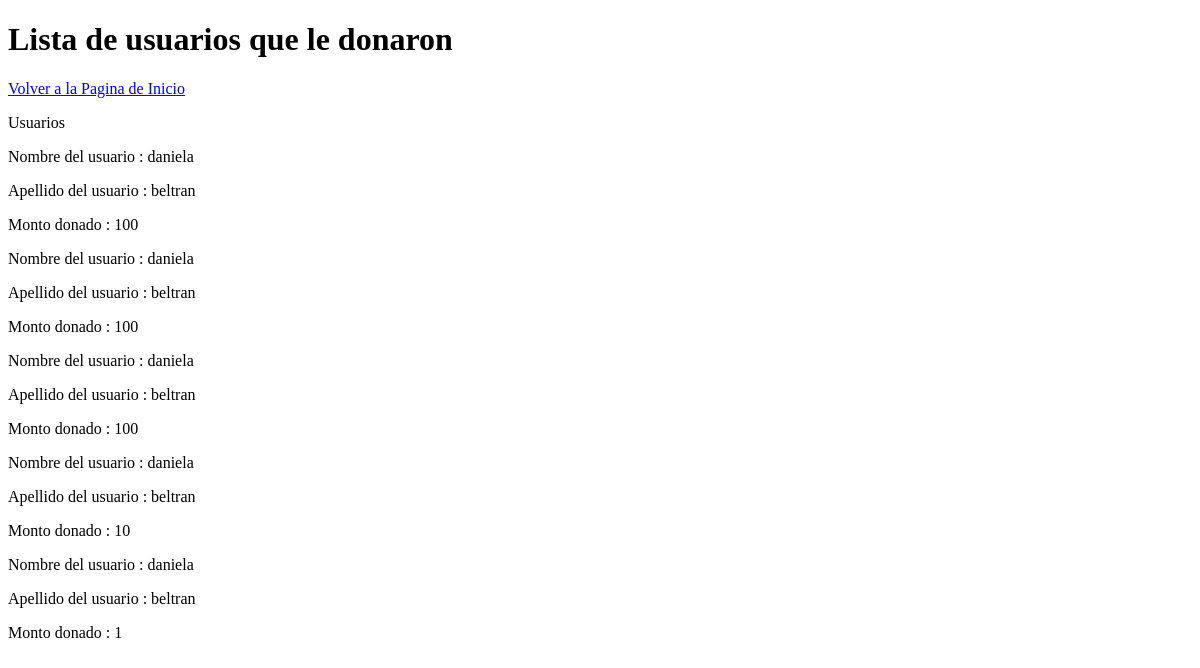
The app's page /VistaDonantes (signed in), older data.
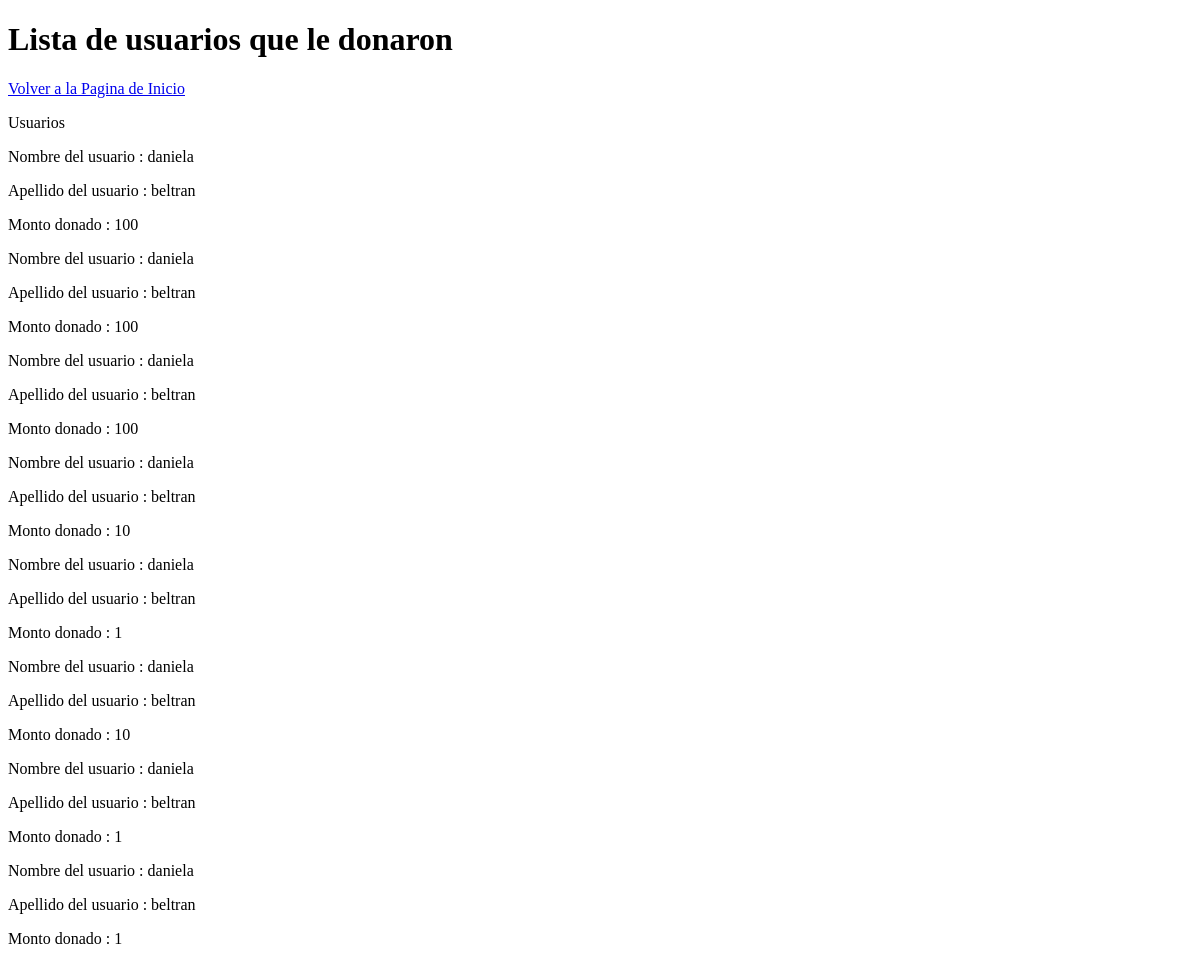
The same page, newer data.
### homePage/models.py (models this page shows, shortened)
class Donacion(models.Model):
		usuarioDonante=models.ForeignKey (infousuario,on_delete=models.SET_NULL, null=True,related_name='usuarioDonante')
		usuarioBen=models.ForeignKey (infousuario,on_delete=models.SET_NULL, null=True,related_name='usuarioBen')
		cantidad =models.IntegerField(default=0)

class infousuario(models.Model):
	balance= models.IntegerField(default=0)
	user= models.OneToOneField (User,on_delete=models.CASCADE)
	aficiones= models.ManyToManyField(Aficion, blank=True)
	es_CreadorDeContenido= models.BooleanField(default=False)
	profile_img=models.ImageField(upload_to='images/profile/',default='images/profile/perfilb.jpg',null=False,blank=False)
	es_Nada= models.BooleanField(default=False)

### homePage/views.py (the view)
# urls.py: url(r'^VistaDonantes$', views.donadores_view, name='ver Donadores'),
@login_required(login_url='/')
def donadores_view(request):
	usuario= infousuario.objects.get(user = request.user)
	usuariosDonadores=[]
	donadorex=Donacion.objects.filter(usuarioBen=infousuario.objects.get(user = request.user))
	for item in donadorex:
		if( item.usuarioDonante is not None and item.cantidad is not None ):#Si es un libro
			usuariosDonadores.append(item)
	return render(request,'VistaDonantes.html',{'usuariosDonadores':usuariosDonadores})

### homePage/templates/VistaDonantes.html (shortened to what this page needs)
<!DOCTYPE html>
<html>
<head>
</head>
<body>
<h1>Lista de usuarios que le donaron</h1>
<a href="/HomePage">Volver a la Pagina de Inicio</a>
<p>Usuarios </p>
{% for  Usuarios in usuariosDonadores %}
<p>Nombre del usuario : {{Usuarios.usuarioDonante.user.first_name}}</p>
<p>Apellido del usuario : {{Usuarios.usuarioDonante.user.last_name}}</p>
<p>Monto donado : {{Usuarios.cantidad}}</p>
{%endfor%}
</body>
</html>

Row changes from the older to the newer data that the page shows:
added Donacion: usuarioDonante.user.first_name "daniela", usuarioDonante.user.last_name "beltran", cantidad "10"
added Donacion: usuarioDonante.user.first_name "daniela", usuarioDonante.user.last_name "beltran", cantidad "1"
added Donacion: usuarioDonante.user.first_name "daniela", usuarioDonante.user.last_name "beltran", cantidad "1"
